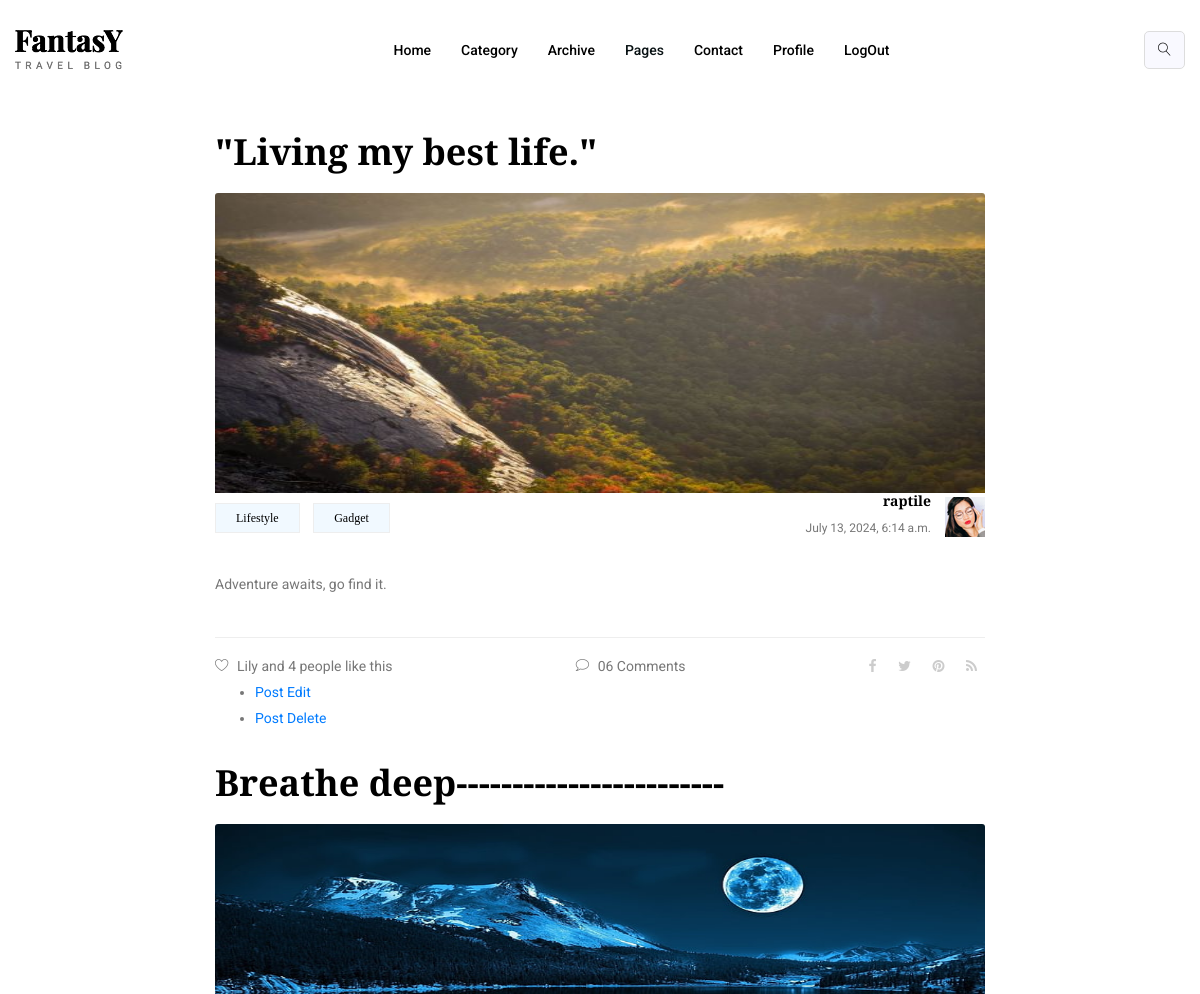
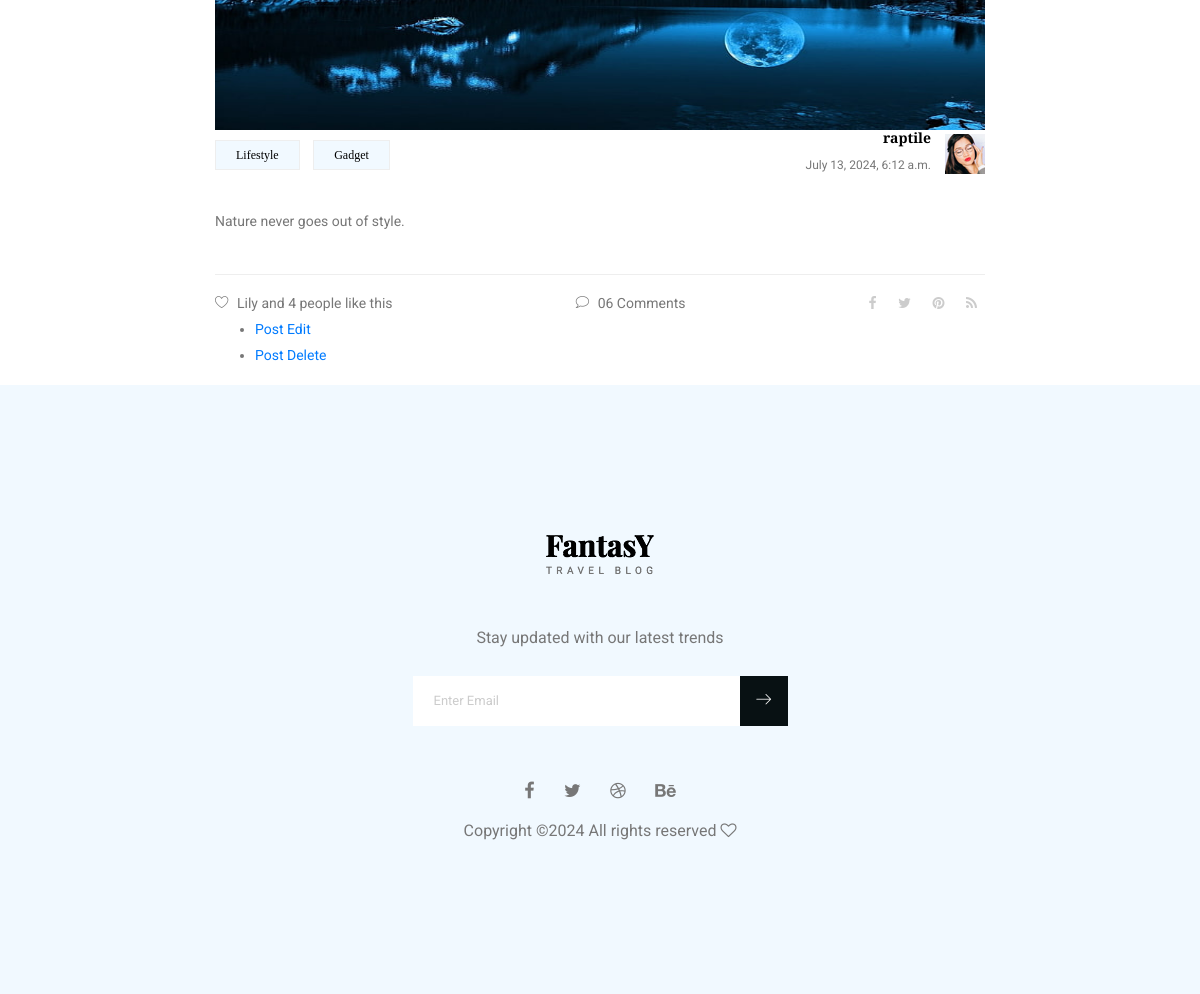
Screenshot of /posts/all (signed in) with the database file from the repository (2 pictures, top to bottom).
### api/models.py (models this page shows, shortened)
class Posts(models.Model):
    title=models.CharField(max_length=200)
    description=models.CharField(max_length=200)
    user=models.ForeignKey(User,on_delete=models.CASCADE)
    date=models.DateTimeField(auto_now_add=True)
    image=models.ImageField(upload_to="image1",null=True,blank=True)
    like=models.ManyToManyField(User,related_name="post")

### socialweb/views.py (the view)
# urls.py: path("posts/all",views.PostListView.as_view(),name="post-list"),
@method_decorator(decs,name="dispatch")
class PostListView(View):
    def get(self,request,*args,**kwargs):
        qs=Posts.objects.filter(user=request.user).order_by("-date")
        return render(request,"post-list.html",{"posts":qs})

### socialweb/views.py (called while the page is built)
def signin_required(fn):
    def wrapper(request,*args,**kwargs):
        if not request.user.is_authenticated:
            return redirect("signin")
        else:
            return fn(request,*args,**kwargs)
    return wrapper

### socialweb/templates/post-list.html (shortened to what this page needs)
{%extends 'base.html'%}
{%block parent%}
<section class="blog_area  single-post-area">
    <div class="container">
        <div class="row">
            <div class="col-2"></div>
                <div class="col-lg-8">
                    <div class="main_blog_details">
                        {%for p in posts%}
                        <h4>{{p.title}}</h4>
                        {%if p.image%}
                        <img class="card-img-top" src="{{p.image.url}}" alt="..." / height="300px" width="100px">
                        {%else%}
                        <img class="card-img-top" src="https://dummyimage.com/450x300/dee2e6/6c757d.jpg" alt="..." />
                        {%endif%}
                        <div class="user_details">
                            <div class="float-left">
                                <a href="#">Lifestyle</a>
                                <a href="#">Gadget</a>
                            </div>
                            <div class="float-right">
                                <div class="media">
                                    <div class="media-body">
                                        <h5>{{p.user}}</h5>
                                        <p>{{p.date}}</p>
                                    </div>
                                    <div class="d-flex">
                                        <img src="img/blog/user-img.jpg" alt="">
                                    </div>
                                </div>
                            </div>
                        </div>
                        <p>{{p.description}}</p>
                        <div class="news_d_footer">
                            <a href="#"><i class="lnr lnr lnr-heart"></i>Lily and 4 people like this</a>
                            <a class="justify-content-center ml-auto" href="#"><i class="lnr lnr lnr-bubble"></i>06
                                Comments</a>
                            <div class="news_socail ml-auto">
                                <a href="#"><i class="fa fa-facebook"></i></a>
                                <a href="#"><i class="fa fa-twitter"></i></a>
                                <a href="#"><i class="fa fa-pinterest"></i></a>
                                <a href="#"><i class="fa fa-rss"></i></a>
                            </div>
                        </div>
                        <ul>
                            <li class="nav-item">
                                <a class="link-offset-2 link-underline link-underline-opacity-100" href="{%url 'post-edit' p.id%}">Post Edit</a>
                            </li>
                            <li class="nav-item">
                                <a class="link-offset-2 link-underline link-underline-opacity-100" href="{%url 'post-delete' p.id%}">Post Delete</a>
                            </li>
                        </ul>
                        {%endfor%}
                    </div>
                </div>
            </div>
            <div class="col-2"></div>
        </div>
</section>
{%endblock%}

### socialweb/templates/base.html (shortened to what this page needs)
<!doctype html>
{%load static%}
<html lang="en">
<head>
	<link rel="stylesheet" href="{%static 'css/bootstrap.css'%}">
	<link rel="stylesheet" href="{%static 'vendors/linericon/style.css'%}">
	<link rel="stylesheet" href="{%static 'css/font-awesome.min.css'%}">
	<link rel="stylesheet" href="{%static 'vendors/owl-carousel/owl.carousel.min.css'%}">
	<link rel="stylesheet" href="{%static 'vendors/lightbox/simpleLightbox.css'%}">
	<link rel="stylesheet" href="{%static 'vendors/nice-select/css/nice-select.css'%}">
	<link rel="stylesheet" href="{%static 'vendors/animate-css/animate.css'%}">
	<link rel="stylesheet" href="{%static 'vendors/jquery-ui/jquery-ui.css'%}">
	<link rel="stylesheet" href="{%static 'css/style.css'%}">
	<link rel="stylesheet" href="{%static 'css/responsive.css'%}">
</head>
<body>
	<header class="header_area">
		<div class="main_menu">
			<nav class="navbar navbar-expand-lg navbar-light">
				<div class="container">
					<a class="navbar-brand logo_h" href="{%url 'home'%}">
						<img src="{%static 'img/logo.png'%}" alt="">
					</a>
					<div class="collapse navbar-collapse offset" id="navbarSupportedContent">
						<ul class="nav navbar-nav menu_nav justify-content-center mx-auto">
							<li class="nav-item">
								<a class="nav-link" href="{%url 'home'%}">Home</a>
							</li>
							<li class="nav-item">
								<a class="nav-link" href="">Category</a>
							</li>
							<li class="nav-item">
								<a class="nav-link" href="">Archive</a>
							</li>
							<li class="nav-item submenu dropdown active">
								<a href="#" class="nav-link dropdown-toggle" data-toggle="dropdown" role="button" aria-haspopup="true"
								 aria-expanded="false">Pages</a>
							</li>
							<li class="nav-item">
								<a class="nav-link" href="">Contact</a>
							</li>
							<li class="nav-item">
								<a class="nav-link" href="{%url 'profile-view'%}">Profile</a>
							</li>
							<li class="nav-item">
								<a class="nav-link" href="{%url 'signout'%}">LogOut</a>
							</li>
						</ul>
						<ul class="nav navbar-nav ml-auto search">
								<li class="nav-item d-flex align-items-center mr-10">
									<button type="submit" class="search-icon">
										<i class="lnr lnr-magnifier"></i>
									</button>
								</li>
							</ul>
					</div>
				</div>
			</nav>
		</div>
	</header>
	{%block parent%}
	{%endblock%}
	<footer class="footer-area section-gap">
		<div class="container">
			<div class="single-footer-widget footer_middle">
				<img src="/static/img/logo.png" alt="">
				<p class="mt-50">Stay updated with our latest trends</p>
				<div id="mc_embed_signup">
					<form target="_blank" action="https://spondonit.us12.list-manage.com/subscribe/post?u=1462626880ade1ac87bd9c93a&amp;id=92a4423d01"
					 method="get" class="subscribe_form relative">
						<div class="input-group d-flex flex-row">
							<input name="EMAIL" placeholder="Enter Email" onfocus="this.placeholder = ''" onblur="this.placeholder = 'Enter Email '"
							 required="" type="email">
							<button class="btn sub-btn">
								<span class="lnr lnr-arrow-right"></span>
							</button>
						</div>
					</form>
				</div>
			</div>
			<div class="footer-bottom footer_copy">
				<div class="footer-social">
					<a href="#">
						<i class="fa fa-facebook"></i>
					</a>
					<a href="#">
						<i class="fa fa-twitter"></i>
					</a>
					<a href="#">
						<i class="fa fa-dribbble"></i>
					</a>
					<a href="#">
						<i class="fa fa-behance"></i>
					</a>
				</div>
				<p class="col-lg-12 footer-text">
Copyright &copy;<script>document.write(new Date().getFullYear());</script> All rights reserved  <i class="fa fa-heart-o" aria-hidden="true"></i>
</p>
			</div>
		</div>
	</footer>
</body>
</html>

### socialweb/static/css/responsive.css (style rules this page uses)
@media (max-width:1619px) { .header_area .navbar .search { margin-left: 40px; } }

### rows the page displays
Posts: title "\"Living my best life.\"", image (picture), user "raptile", date "July 13, 2024, 6:14 a.m.", description "Adventure awaits, go find it."
Posts: title "Breathe deep------------------------", image (picture), user "raptile", date "July 13, 2024, 6:12 a.m.", description "Nature never goes out of style."
